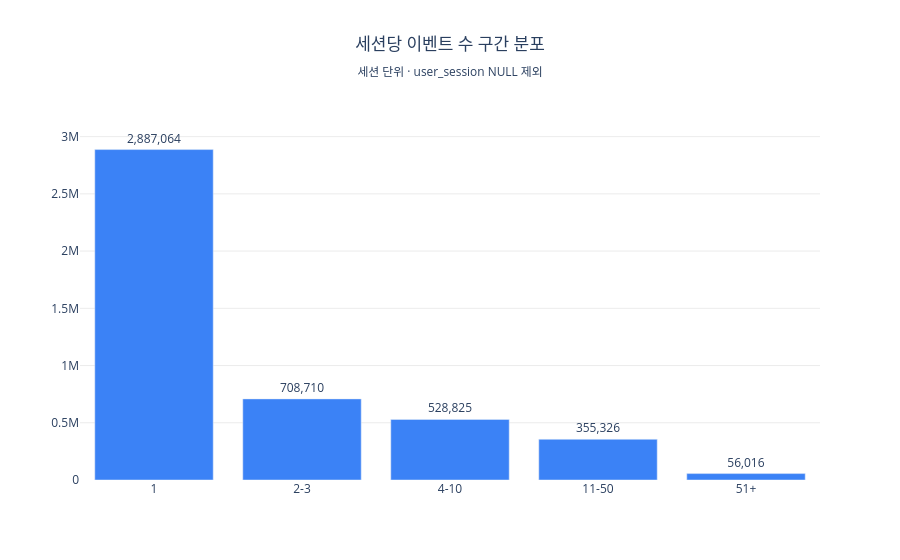

Notebook code cell kept with this figure:
### Code cell
y = session_event_dist['세션수']
fig = go.Figure(go.Bar(
    x=session_event_dist['이벤트수_구간'],
    y=y,
    marker_color='#3B82F6',
    text=y.map(lambda v: f"{v:,}"),
    textposition='outside',
))
fig.update_layout(
    title=dict(text='세션당 이벤트 수 구간 분포<br><sub>세션 단위 · user_session NULL 제외</sub>', x=0.5, xanchor='center'),
    plot_bgcolor='white',
    yaxis=dict(gridcolor='#ececec', range=[0, y.max() * 1.15]),
)
fig.show()

### Figure 1 — Plotly figure (JSON) as saved in the notebook; plotly's stock layout.template omitted (floating-point values rounded to 4 significant figures)
{"data": [{"marker": {"color": "#3B82F6"}, "text": ["2,887,064", "708,710", "528,825", "355,326", "56,016"], "textposition": "outside", "type": "bar", "x": ["1", "2-3", "4-10", "11-50", "51+"], "y": [2887064, 708710, 528825, 355326, 56016]}], "layout": {"plot_bgcolor": "white", "title": {"text": "세션당 이벤트 수 구간 분포<br><sub>세션 단위 · user_session NULL 제외</sub>", "x": 0.5, "xanchor": "center"}, "yaxis": {"gridcolor": "#ececec", "range": [0, 3320000.0]}}}
